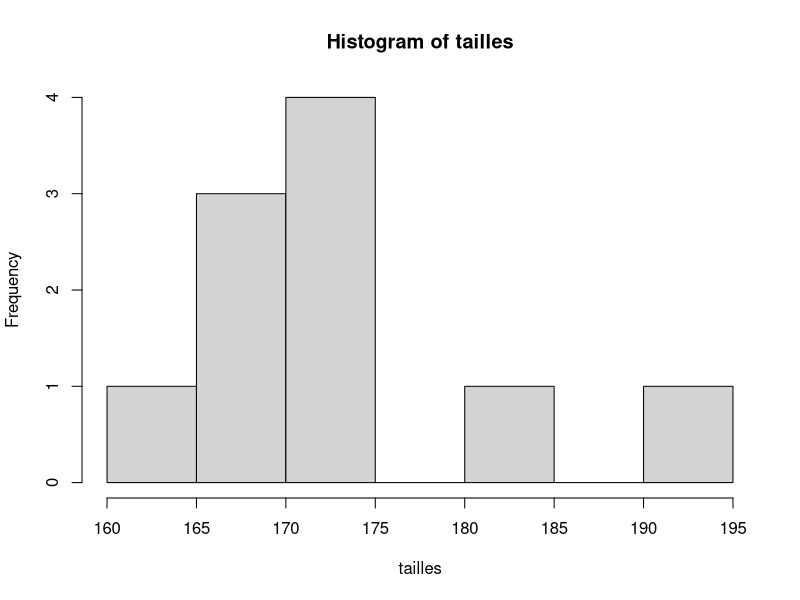

This chart was generated by the following R code:
8 - 12
sin(2)
x <- 2
tailles <- c(167, 192, 173, 174, 172, 167, 171, 185, 163, 170)
tailles
length(tailles) #taille echantillon
mean(tailles)
sd(tailles) #écart type
var(tailles) #variance
summary(tailles) #résumé
hist(tailles) #histogramme

poids <- c(86, 74, 83, 50, 78, 66, 66, 51, 50, 55)
poids
length(poids)
tailles.st <- (tailles-mean(tailles))/sd(tailles)
tailles.st
mean(tailles.st)
tailles.m <- tailles/100
tailles.m
imc <- poids/tailles.m^2
imc
donnees <- data.frame(tailles,poids,imc)
